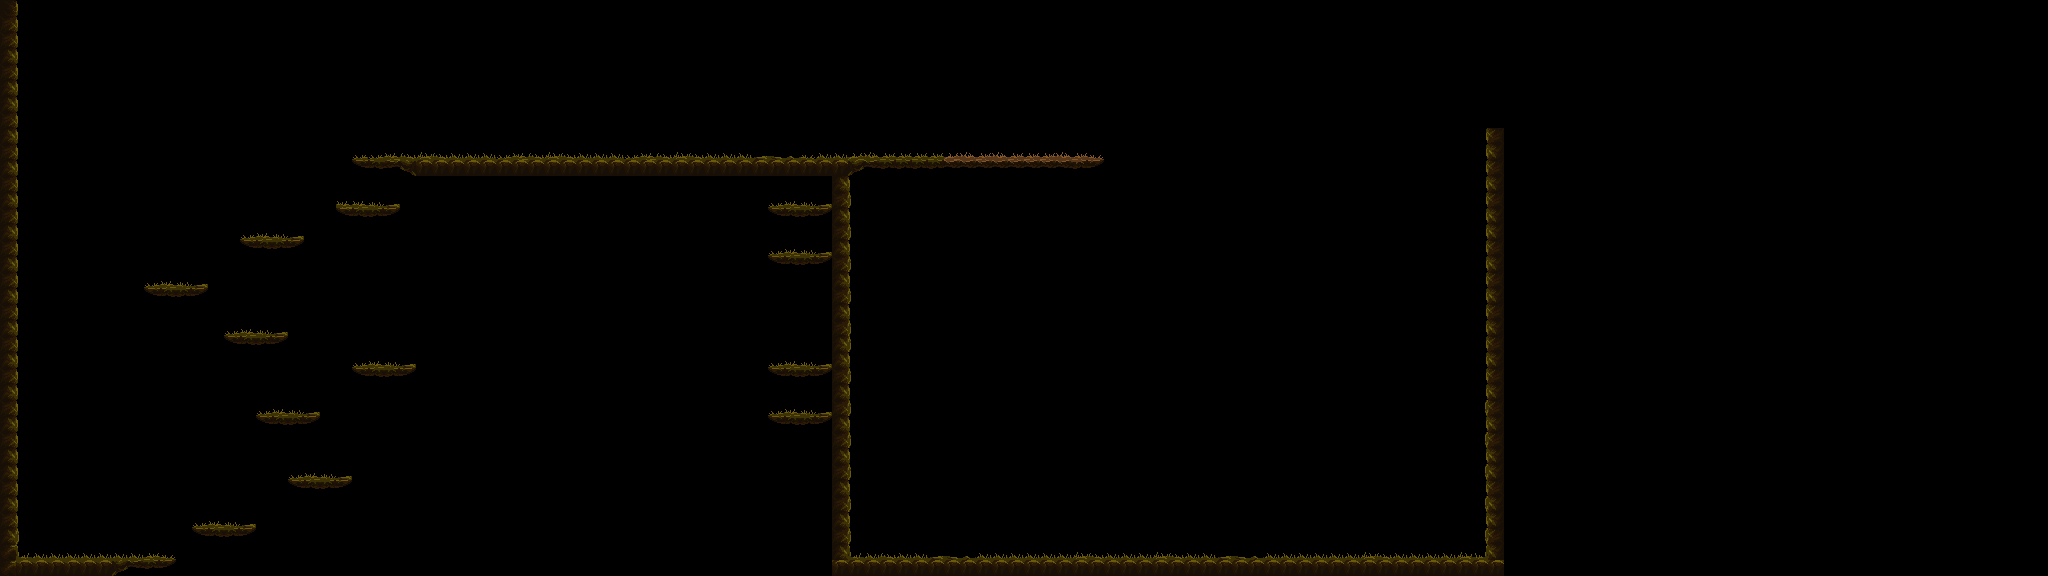

A 2D game scene composited from a Tiled map and its tileset images. What follows is a short description and the map's XML, with each tile layer's data collapsed to a summary:
An orthogonal 128x36 tile map with 16x16 px tiles, 2 tile layers (Capa de patrones 1, noCollision), 2 tilesets and 9 objects (6x enemy, spawn, mana, nextLvl).

<map version="1.2" tiledversion="1.3.5" orientation="orthogonal" renderorder="right-down" width="128" height="36" tilewidth="16" tileheight="16" infinite="0" nextlayerid="7" nextobjectid="34">
 <tileset firstgid="1" name="env_ground" tilewidth="16" tileheight="16" tilecount="900" columns="30">
  <image source="lvl2ground.png" width="480" height="480" />
 </tileset>
 <tileset firstgid="901" name="mana" tilewidth="250" tileheight="352" tilecount="1" columns="0">
  <grid orientation="orthogonal" width="1" height="1" />
  <tile id="0">
   <image width="250" height="352" source="mana.png" />
  </tile>
 </tileset>
 <layer id="1" name="Capa de patrones 1" width="128" height="36">
  <data>[4608 cells, 234 non-empty, 17 distinct tile ids]</data>
 </layer>
 <layer id="3" name="noCollision" width="128" height="36">
  <properties>
   <property name="noCollision" value="" />
  </properties>
  <data>[4608 cells, 228 non-empty, 21 distinct tile ids]</data>
 </layer>
 <objectgroup id="6" name="Capa de Objetos 1">
  <object id="1" type="spawn" x="40.8333" y="523.333" width="27" height="20.5">
   <properties>
    <property name="spawnX" value="40" />
    <property name="spawnY" value="520" />
   </properties>
  </object>
  <object id="2" type="mana" x="863.497" y="145.5" />
  <object id="25" type="nextLvl" x="2010" y="532" width="134" height="87.3333" />
  <object id="26" type="enemy" x="792.334" y="178.333" width="16.6663" height="21.3333">
   <properties>
    <property name="spawnX" value="791" />
    <property name="spawnY" value="178" />
    <property name="type" value="2" />
   </properties>
  </object>
  <object id="27" type="enemy" x="792.334" y="224.667" width="16.6663" height="21.3333">
   <properties>
    <property name="spawnX" value="791" />
    <property name="spawnY" value="224" />
    <property name="type" value="2" />
   </properties>
  </object>
  <object id="29" type="enemy" x="791" y="383.667" width="16.6663" height="21.3333">
   <properties>
    <property name="spawnX" value="791" />
    <property name="spawnY" value="383" />
    <property name="type" value="2" />
   </properties>
  </object>
  <object id="30" type="enemy" x="791.667" y="338" width="16.6663" height="21.3333">
   <properties>
    <property name="spawnX" value="791" />
    <property name="spawnY" value="338" />
    <property name="type" value="2" />
   </properties>
  </object>
  <object id="31" type="enemy" x="535.333" y="123" width="25.3337" height="22">
   <properties>
    <property name="spawnX" value="535" />
    <property name="spawnY" value="123" />
    <property name="type" value="1" />
   </properties>
  </object>
  <object id="33" type="enemy" x="1192" y="517" width="25.3337" height="22">
   <properties>
    <property name="spawnX" value="1192" />
    <property name="spawnY" value="517" />
    <property name="type" value="3" />
   </properties>
  </object>
 </objectgroup>
</map>
